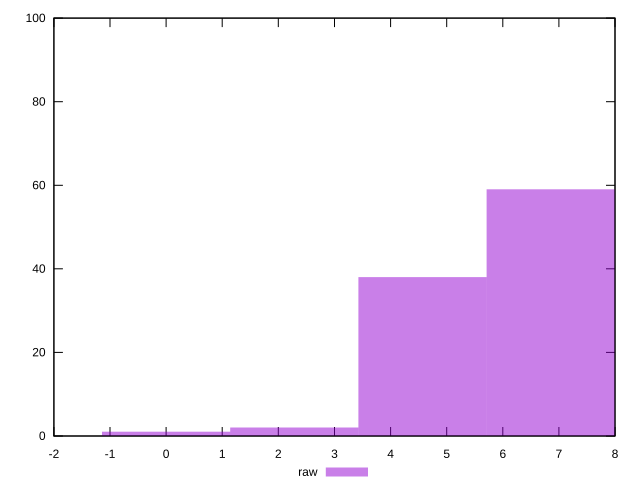

gnuplot code for this plot:
reset
set terminal svg size 640, 490
set output "reprap/network-server-latency/samples/pages+cached+noexternal+nojs/raw/histogram.svg"

$raw <<EOF
4.5690893247474635 38
6.853633987121196 59
2.2845446623737318 2
0 1
EOF

set key outside below
set boxwidth 2.2845446623737318
set yrange [0:100]
set style fill transparent solid 0.5 noborder

plot \
  $raw title "raw" with boxes, \


reset
